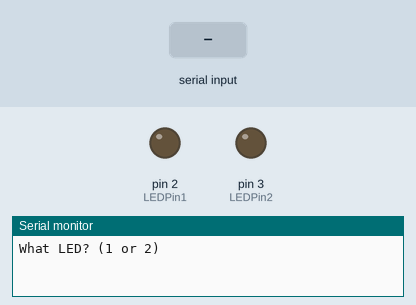
The sketch below on a simulated Arduino Uno, built with avr-gcc and run on an emulated ATmega328P. Parts: output pins drawn as LEDs (lit = HIGH), the last lines printed to the serial monitor. Dashed ring = blinking. The test bench sets the inputs (shaded band).

Above: at 1.2 s.
1.3 s: "1 90\n" received over Serial
At 1.49 s:
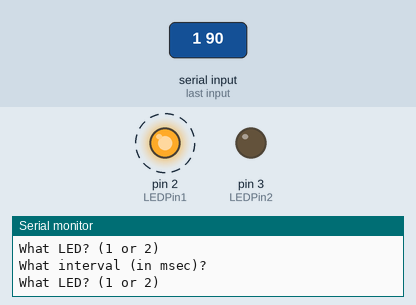
Timing chart, 0 to 10.3 s (numbered marks = the images above; inputs shaded):
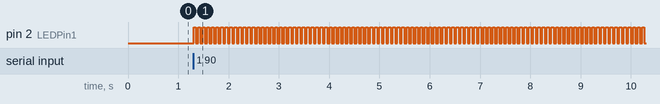

Measured:
- after the input at 1.3 s, pin 2 (LEDPin1): alternates HIGH for 0.05 s and LOW for 0.05 s, starting at once

The sketch:

Proj1.ino
```cpp
// Pin Definitions
const int LEDPin1 = 2;
const int LEDPin2 = 3;

// LED State Variables
bool ledState1 = LOW;
bool ledState2 = LOW;

// LED Intervals in msec
unsigned long ledInterval1 = 0;
unsigned long ledInterval2 = 0;

// Non-blocking Timing Tracker Variables (unsigned long required for millis())
unsigned long previousTime1 = 0;
unsigned long previousTime2 = 0;

// State machine states for non-blocking serial communication
enum SerialInputState {
  PROMPT_LED,
  WAIT_LED,
  PROMPT_INTERVAL,
  WAIT_INTERVAL
};

// Sets the default value for the state machine
SerialInputState serialState = PROMPT_LED;
int selectedLED = 0;

void setup() {
  // Defines the LEDs to pins 2 and 3 respectively
  pinMode(LEDPin1, OUTPUT);
  pinMode(LEDPin2, OUTPUT);

  digitalWrite(LEDPin1, LOW);
  digitalWrite(LEDPin2, LOW);

  Serial.begin(9600);

  //testIntialCondition();//test to make sure that the intial conditions are correct
}

void loop() {
  unsigned long currentTime = millis();

  // 1. Process LED Blinking (Asynchronous & Non-blocking)
  updateLEDs(currentTime);

  // 2. Process Serial User Input (Asynchronous & Non-blocking)
  handleSerialStateMachine();
}

// Controls LED toggling without delays
void updateLEDs(unsigned long currentTime) {
  // LED 1 Logic
  // Checks if the LED interval is positive, if not then the LED is set to LOW
  if (ledInterval1 > 0) {
    // Checks if half the time has passed, if it has then reset the timer
    unsigned long halfInterval1 = ledInterval1 / 2;
    if (currentTime - previousTime1 >= halfInterval1) {
      previousTime1 = currentTime;
      // Flip the LED state to the opposite state it is currently in
      ledState1 = !ledState1;
      digitalWrite(LEDPin1, ledState1);

      //printTime(currentTime, 1, ledState1);//test to make sure that the LEDs activate on the intervals that they are supposed to

    }
  } else {
    ledState1 = LOW;
    digitalWrite(LEDPin1, LOW);
  }

  // LED 2 Logic
  // Checks if the LED interval is positive, if not then the LED is set to LOW
  if (ledInterval2 > 0) {
    // Checks if half the time has passed, if it has then reset the timer
    unsigned long halfInterval2 = ledInterval2 / 2;
    if (currentTime - previousTime2 >= halfInterval2) {
      // Resets the timer
      previousTime2 = currentTime;
      // Flip the LED state to the opposite state it is currently in
      ledState2 = !ledState2;
      digitalWrite(LEDPin2, ledState2);
      //printTime(currentTime, 2, ledState2);//test to make sure that the LEDs activate on the intervals that they are supposed to

    }
  } else {
    ledState2 = LOW;
    digitalWrite(LEDPin2, LOW);
  }
}

// Checks the states of the input. Checks if there is an input in the serial buffer,
// if there is then input is processed, if not then the code is skipped so the rest of the program can run without waiting
void handleSerialStateMachine() {
  switch (serialState) {

    // First case asks for the LED then waits
    case PROMPT_LED:
      Serial.println("What LED? (1 or 2)");
      serialState = WAIT_LED;
      break;

    // If an input is given, the value is saved and the state machine moves to prompt interval
    case WAIT_LED:
      if (Serial.available() > 0) {
        int val = Serial.parseInt();
        if (val == 1 || val == 2) {
          selectedLED = val;

          // Clears the buffer so that trailing newlines aren't reread later
          clearSerialBuffer();

          serialState = PROMPT_INTERVAL;
        } else {
          // If the input was invalid, clear buffer and prompt again
          clearSerialBuffer();
          serialState = PROMPT_LED;
        }
      }
      break;

    // Prompts the user for an interval, and waits
    case PROMPT_INTERVAL:
      Serial.println("What interval (in msec)?");
      serialState = WAIT_INTERVAL;
      break;

    // If an input is given, the value is saved and the state machine loops back
    case WAIT_INTERVAL:
      if (Serial.available() > 0) {
        int interval = Serial.parseInt();

        // Only accept intervals greater than 0
        if (interval > 0) {

          // Sets the interval to the correct LED
          if (selectedLED == 1) {
            ledInterval1 = (unsigned long)interval;
          } else if (selectedLED == 2) {
            ledInterval2 = (unsigned long)interval;
          }

          // Clears the buffer so that trailing newlines aren't reread later
          clearSerialBuffer();

          serialState = PROMPT_LED; // Loop back for next interaction pair
        } else {
          clearSerialBuffer();
          serialState = PROMPT_INTERVAL; // Retry interval if zero or invalid
        }
      }
      break;
  }
}

// Helper function to discard trailing whitespace, \r, and \n
void clearSerialBuffer() {
  // Checks if there is something on the serial buffer
  while (Serial.available() > 0) {

    // Check next character without removing it
    char c = Serial.peek();
    if (c == '\n' || c == '\r' || c == ' ') {
      // Discard the newline or space
      Serial.read();
    } else {
      break;
    }
  }
}


//                    ***TESTER FUNCTIONS***


//tests to ensure that the program is working correctly
/*
void testIntialCondition(){
    Serial.println("\nInital conditions at the time of startup");
    Serial.print("LED 1 pin: ");
    Serial.println(LEDPin1);
    Serial.print("LED 2 pin: ");
    Serial.println(LEDPin2);
    Serial.print("LED 1 inital state: ");
    Serial.println(ledState1);
    Serial.print("LED 2 inital state: ");
    Serial.println(ledState2);
    Serial.print("LED 1 inital interval: ");
    Serial.println(ledInterval1);
    Serial.print("LED 2 inital interval: ");
    Serial.println(ledInterval1);
}
void printTime(unsigned long time, int LED, bool state){
    Serial.print("LED:");
    Serial.println(LED);
    Serial.print("State: ");
    Serial.println(state);
    Serial.print("Time of activation (in ms): ");
    Serial.println(time);
}
*/
```
